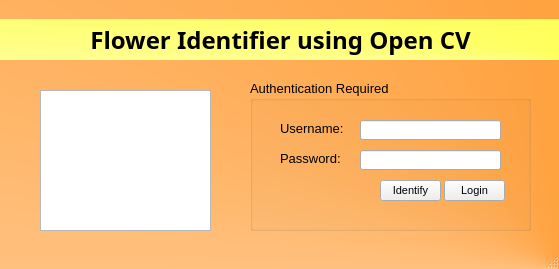
<?xml version="1.0" encoding="UTF-8"?>
<ui version="4.0">
 <class>MainWindow</class>
 <widget class="QMainWindow" name="MainWindow">
  <property name="geometry">
   <rect>
    <x>0</x>
    <y>0</y>
    <width>559</width>
    <height>269</height>
   </rect>
  </property>
  <property name="windowTitle">
   <string>MainWindow</string>
  </property>
  <property name="styleSheet">
   <string notr="true">#MainWindow
{
background-color: qconicalgradient(cx:1, cy:1, angle:0, stop:0 rgba(255, 131, 0, 255), stop:1 rgba(255, 255, 255, 255))
}</string>
  </property>
  <widget class="QWidget" name="centralwidget">
   <widget class="QGroupBox" name="groupBox">
    <property name="geometry">
     <rect>
      <x>250</x>
      <y>80</y>
      <width>281</width>
      <height>151</height>
     </rect>
    </property>
    <property name="font">
     <font>
      <pointsize>10</pointsize>
     </font>
    </property>
    <property name="title">
     <string>Authentication Required</string>
    </property>
    <widget class="QLabel" name="label">
     <property name="geometry">
      <rect>
       <x>30</x>
       <y>40</y>
       <width>71</width>
       <height>16</height>
      </rect>
     </property>
     <property name="font">
      <font>
       <pointsize>10</pointsize>
      </font>
     </property>
     <property name="text">
      <string>Username:</string>
     </property>
    </widget>
    <widget class="QLabel" name="label_2">
     <property name="geometry">
      <rect>
       <x>30</x>
       <y>70</y>
       <width>71</width>
       <height>16</height>
      </rect>
     </property>
     <property name="font">
      <font>
       <pointsize>10</pointsize>
      </font>
     </property>
     <property name="text">
      <string>Password:</string>
     </property>
    </widget>
    <widget class="QLineEdit" name="lineEdit">
     <property name="geometry">
      <rect>
       <x>110</x>
       <y>40</y>
       <width>141</width>
       <height>20</height>
      </rect>
     </property>
    </widget>
    <widget class="QLineEdit" name="lineEdit_2">
     <property name="geometry">
      <rect>
       <x>110</x>
       <y>70</y>
       <width>141</width>
       <height>20</height>
      </rect>
     </property>
     <property name="echoMode">
      <enum>QLineEdit::Password</enum>
     </property>
    </widget>
    <widget class="QPushButton" name="pushButton">
     <property name="geometry">
      <rect>
       <x>194</x>
       <y>100</y>
       <width>61</width>
       <height>21</height>
      </rect>
     </property>
     <property name="font">
      <font>
       <pointsize>8</pointsize>
      </font>
     </property>
     <property name="text">
      <string>Login</string>
     </property>
    </widget>
    <widget class="QPushButton" name="pushButton_2">
     <property name="geometry">
      <rect>
       <x>130</x>
       <y>100</y>
       <width>61</width>
       <height>21</height>
      </rect>
     </property>
     <property name="font">
      <font>
       <pointsize>8</pointsize>
      </font>
     </property>
     <property name="text">
      <string>Identify</string>
     </property>
    </widget>
   </widget>
   <widget class="QLabel" name="label_3">
    <property name="geometry">
     <rect>
      <x>0</x>
      <y>19</y>
      <width>561</width>
      <height>41</height>
     </rect>
    </property>
    <property name="font">
     <font>
      <family>Segoe UI Black</family>
      <pointsize>18</pointsize>
      <weight>75</weight>
      <bold>true</bold>
     </font>
    </property>
    <property name="styleSheet">
     <string notr="true">#label_3
{
background-color: qconicalgradient(cx:1, cy:1, angle:0, stop:0 rgba(255, 255, 37, 255), stop:1 rgba(255, 255, 255, 255));
}</string>
    </property>
    <property name="text">
     <string>Flower Identifier using Open CV</string>
    </property>
    <property name="alignment">
     <set>Qt::AlignCenter</set>
    </property>
   </widget>
   <widget class="QGraphicsView" name="graphicsView">
    <property name="geometry">
     <rect>
      <x>40</x>
      <y>90</y>
      <width>171</width>
      <height>141</height>
     </rect>
    </property>
    <property name="styleSheet">
     <string notr="true">background-image: url(&quot;images/flower_logo.png&quot;);</string>
    </property>
   </widget>
  </widget>
  <widget class="QMenuBar" name="menubar">
   <property name="geometry">
    <rect>
     <x>0</x>
     <y>0</y>
     <width>559</width>
     <height>21</height>
    </rect>
   </property>
  </widget>
  <widget class="QStatusBar" name="statusbar"/>
 </widget>
 <resources/>
 <connections/>
</ui>
